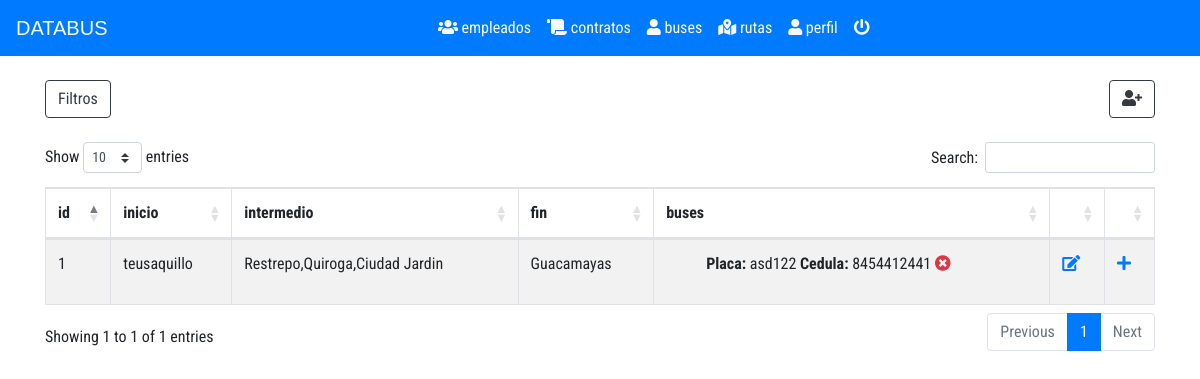
/mvc/view/layout/layouts/layout.php?menu=ruta (signed in), run on the app's committed database.
### tables this page shows
create table ruta
(
	id_ruta int auto_increment primary key,
    inicio varchar(50),
    intermedio nvarchar (250),
    fin varchar (50)
);

create table detalle_bus_conductor
(
	id_detalle_bus_conductor int auto_increment primary key,
	bus int unique not null,
    conductor int unique not null,
    foreign key (bus) references bus(id_bus),
	foreign key (conductor) references contrato(id_contrato)
);

create table bus
(
	id_bus int auto_increment primary key,
    placa varchar(6) unique,
    estado char (1) not null
);

Create Table empleado
(
	id_empleado int auto_increment Not Null Primary Key,
    cedula varchar(10) unique,
	nombre varchar (30) Not Null,
	apellido varchar (30) Not Null,
	correo varchar (50) Not Null unique,
	telefono varchar (12) Not Null unique,
    cargo varchar(30) Not Null,
	estado boolean Not Null
);

### mvc/model/mysql.php (called while the page is built, shortened)
<?php
class db
{
	function __construct()
	{
		try
		{
			$this ->mysql= $this->getConnection();
		}
		catch(PDOException $ex)
		{
			echo $ex->getMessage ();
		}
	}
	private function getConnection()
	{
		$host="localhost";
		$port="3306";
		$user="root";
		$pass= "password";
		$database = "buses";
		$charset = "utf8";
		$opt = [PDO::ATTR_DEFAULT_FETCH_MODE => PDO:: FETCH_ASSOC];
		$pdo = new pdo("mysql:host={$host};port={$port};dbname={$database}; charset={$charset}",$user,$pass, $opt);
		$pdo->setAttribute(PDO::ATTR_ERRMODE, PDO::ERRMODE_EXCEPTION);
		return $pdo;
	}
}
?>

### mvc/view/ruta.php (the view, shortened to what this page needs)
<?php
require_once('formularios/rutaregistrar.php');
?>
<div class="table-responsive">
  <table id="data_table_php" class="table table-striped table-bordered mydatatable" style="width: 100%">
    <thead>
      <tr>
        <th>id</th>
        <th>inicio</th>
        <th>intermedio</th>
        <th>fin</th>
        <th>buses</th>
        <th></th>
        <th></th>
      </tr>
    </thead>
    <?php
    $pdo = new db();
    $rutas = $pdo->mysql->query("select * from ruta");
    foreach ($rutas as $ruta) {
      echo "<tr>
                    <td>{$ruta['id_ruta']}</td>
                    <td>{$ruta['inicio']}</td>
                    <td>{$ruta['intermedio']}</td>
                    <td>{$ruta['fin']}</td>
                    <td>
                    ";
      $buses = $pdo->mysql->query("SELECT *, dr.bus as busy from detalle_bus_conductor dbc, bus b, contrato c, empleado e, detalle_ruta dr where
        dbc.bus = b.id_bus and
        dbc.conductor = c.id_contrato and
        c.conductor = e.id_empleado and
        dbc.id_detalle_bus_conductor = dr.bus and
        dr.ruta = '{$ruta['id_ruta']}'
        ");
      foreach ($buses as $bus) {
        echo "
              <ol><b>Placa:</b> {$bus['placa']} <b>Cedula:</b> {$bus['cedula']}
                <a data-toggle='popover' data-trigger='hover'title='Quitar Bus' href='?menu=quruta&id={$bus['busy']}'>
                  <i class='fas fa-times-circle btn-outline-danger'></i>
                </a>
              </ol>
              ";
      }
      echo "</td>
                <td>
                  <a title='Modificar' data-toggle='popover' data-trigger='hover' href='?menu=upruta&id={$ruta['id_ruta']}'>
                  <i class='fas fa-edit'></i>
                  </a>
                </td>
                <td>
                  <a data-toggle='popover' data-trigger='hover'title='Asignar Bus' href='?menu=asruta&id={$ruta['id_ruta']}'>
                    <i class='fas fa-plus'></i>
                  </a>
                </td>
            </tr>";
    }
    ?>
  </table>
</div>

### mvc/view/layout/css/css.css (style rules this page uses)
* { font-family: 'Roboto Condensed', sans-serif; }

### data on the page
ruta: id_ruta "1", inicio "teusaquillo", intermedio "Restrepo,Quiroga,Ciudad Jardin", fin "Guacamayas"
detalle_bus_conductor: bus.placa "asd122", empleado.cedula "8454412441"
